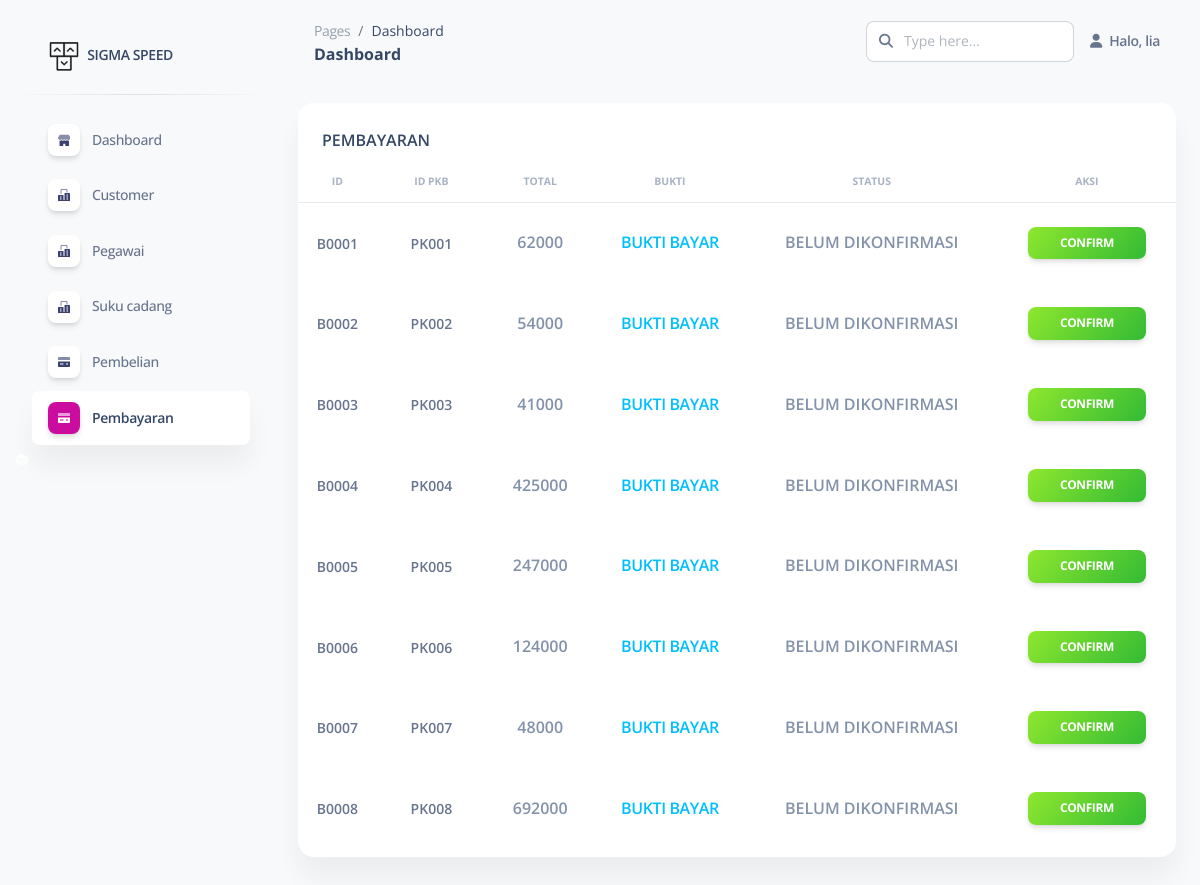
/pages-admin/pembayaran.php (signed in), run on the app's committed database.
### tables this page shows
CREATE TABLE `pembayaran` (
  `id_pembayaran` varchar(5) NOT NULL,
  `id_pkb` varchar(5) NOT NULL,
  `tgl_pembayaran` date NOT NULL,
  `total_harga` int(11) NOT NULL,
  `bukti` text NOT NULL,
  `status` tinyint(1) NOT NULL DEFAULT 0
);

### pages-admin/pembayaran.php (the view, shortened to what this page needs)
<?php
include_once('../config/database.php');
?>
<!DOCTYPE html>
<html lang="en">
<head>
  <link href="../assets/css/nucleo-icons.css" rel="stylesheet" />
  <link href="../assets/css/nucleo-svg.css" rel="stylesheet" />
  <link href="../assets/css/nucleo-svg.css" rel="stylesheet" />
  <link id="pagestyle" href="../assets/css/soft-ui-dashboard.css?v=1.0.3" rel="stylesheet" />
</head>
<body class="g-sidenav-show  bg-gray-100">
<?php
if (isset($_SESSION['user_logged'])) {
?>
  <aside class="sidenav navbar navbar-vertical navbar-expand-xs border-0 border-radius-xl my-3 fixed-start ms-3 " id="sidenav-main">
    <div class="sidenav-header">
      <a class="navbar-brand m-0" href="https://demos.creative-tim.com/soft-ui-dashboard/pages/dashboard.php" target="_blank">
        <img src="../assets/img/logo-ct.png" class="navbar-brand-img h-100" alt="main_logo">
        <span class="ms-1 font-weight-bold">SIGMA SPEED</span>
      </a>
    </div>
    <hr class="horizontal dark mt-0">
    <div class="collapse navbar-collapse  w-auto  max-height-vh-100 h-100" id="sidenav-collapse-main">
      <ul class="navbar-nav">
        <li class="nav-item">
          <a class="nav-link " href="dashboard.php">
            <div class="icon icon-shape icon-sm shadow border-radius-md bg-white text-center me-2 d-flex align-items-center justify-content-center">
            </div>
            <span class="nav-link-text ms-1">Dashboard</span>
          </a>
        </li>
        <li class="nav-item">
          <a class="nav-link " href="pemilik.php">
            <div class="icon icon-shape icon-sm shadow border-radius-md bg-white text-center me-2 d-flex align-items-center justify-content-center">
            </div>
            <span class="nav-link-text ms-1">Customer</span>
          </a>
        </li>
        <li class="nav-item">
          <a class="nav-link" href="pegawai.php">
            <div class="icon icon-shape icon-sm shadow border-radius-md bg-white text-center me-2 d-flex align-items-center justify-content-center">
            </div>
            <span class="nav-link-text ms-1">Pegawai</span>
          </a>
        </li>
        <li class="nav-item">
          <a class="nav-link" href="suku_cadang.php">
            <div class="icon icon-shape icon-sm shadow border-radius-md bg-white text-center me-2 d-flex align-items-center justify-content-center">
            </div>
            <span class="nav-link-text ms-1">Suku cadang</span>
          </a>
        </li>
        <li class="nav-item">
          <a class="nav-link " href="billing.php">
            <div class="icon icon-shape icon-sm shadow border-radius-md bg-white text-center me-2 d-flex align-items-center justify-content-center">
            </div>
            <span class="nav-link-text ms-1">Pembelian</span>
          </a>
        </li>
        <li class="nav-item">
          <a class="nav-link active" href="pembayaran.php">
            <div class="icon icon-shape icon-sm shadow border-radius-md bg-white text-center me-2 d-flex align-items-center justify-content-center">
            </div>
            <span class="nav-link-text ms-1">Pembayaran</span>
          </a>
        </li>
        <li class="nav-item">
            </div>
  </aside>
  <main class="main-content position-relative max-height-vh-100 h-100 mt-1 border-radius-lg ">
    <nav class="navbar navbar-main navbar-expand-lg px-0 mx-4 shadow-none border-radius-xl" id="navbarBlur" navbar-scroll="true">
      <div class="container-fluid py-1 px-3">
        <nav aria-label="breadcrumb">
          <ol class="breadcrumb bg-transparent mb-0 pb-0 pt-1 px-0 me-sm-6 me-5">
            <li class="breadcrumb-item text-sm"><a class="opacity-5 text-dark" href="javascript:;">Pages</a></li>
            <li class="breadcrumb-item text-sm text-dark active" aria-current="page">Dashboard</li>
          </ol>
          <h6 class="font-weight-bolder mb-0">Dashboard</h6>
        </nav>
        <div class="collapse navbar-collapse mt-sm-0 mt-2 me-md-0 me-sm-4" id="navbar">
          <div class="ms-md-auto pe-md-3 d-flex align-items-center">
            <div class="input-group">
              <span class="input-group-text text-body"><i class="fas fa-search" aria-hidden="true"></i></span>
              <input type="text" class="form-control" placeholder="Type here...">
            </div>
          </div>
          <ul class="navbar-nav  justify-content-end">
            <li class="nav-item d-flex align-items-center">
              <a href="javascript:;" class="nav-link text-body font-weight-bold px-0">
                <i class="fa fa-user me-sm-1"></i>
                <span class="d-sm-inline d-none">
                <?php echo "Halo, ".$_SESSION['user_name'];?>
                </span>
              </a>
            </li>
    </nav>
  <?php
  $pembayaran = mysqli_query($mysqli, "SELECT * FROM pembayaran")
  ?>
    <div class="container-fluid py-4">
      <div class="row">
        <div class="col-12">
          <div class="card mb-4">
            <div class="card-header pb-0">
              <h6>PEMBAYARAN</h6>
            </div>
            <div class="card-body px-0 pt-0 pb-2">
              <div class="table-responsive p-0">
                <table class="table align-items-center mb-0">
                  <thead>
                    <tr>
                      <th class="text-center text-uppercase text-secondary text-xxs font-weight-bolder opacity-7">ID</th>
                      <th class="text-center text-uppercase text-secondary text-xxs font-weight-bolder opacity-7">ID PKB</th>
                      <th class="text-center text-uppercase text-secondary text-xxs font-weight-bolder opacity-7">Total</th>
                      <th class="text-center text-uppercase text-secondary text-xxs font-weight-bolder opacity-7">Bukti</th>
                      <th class="text-center text-uppercase text-secondary text-xxs font-weight-bolder opacity-7">Status</th>
                      <th  class="text-center text-uppercase text-secondary text-xxs font-weight-bolder opacity-7">Aksi</th>
                    </tr>
                  </thead>
                 <tbody>
                    <?php
                     foreach ($pembayaran as $data) :
                    ?>
                    <tr>
                      <td class="align-middle text-center text-sm">
                      <span class="text-s font-weight-bold mb-0">
                      <?php echo $data['id_pembayaran'];  ?>
                     </span>
                    </td>
                      <td class="align-middle text-center text-sm">
                        <span class="text-s font-weight-bold mb-0">
                        <?php echo $data['id_pkb'];  ?>
                        </span>
                      </td>
                      <td class="align-middle text-center">
                        <span class="text-secondary text-s font-weight-bold">
                        <?php echo $data['total_harga'];  ?>
                        </span>
                      </td>
                      <td class="align-middle text-center">
                        <span class="text-secondary text-s font-weight-bold">
                       <a href="../assets/img/bukti/<?php echo $data['bukti'];?>" style="color:deepskyblue">BUKTI BAYAR</a>
                        </span>
                      </td>
                      <td class="align-middle text-center">
                        <span class="text-secondary text-s font-weight-bold">
                        <?php if($data['status']==0){
                                echo "BELUM DIKONFIRMASI" ;
                        }else{
                          echo "SUDAH DIKONFIRMASI";
                        }  ?>
                        </span>
                      </td>
                      <?php
                      if($data['status']==0){
                      ?>
                      <td class="align-middle text-center">
                      <a href="konfirmasi.php?id=<?php echo $data['id_pembayaran']; ?>" class="btn btn bg-gradient-success mt-3 btn-sm">CONFIRM</a>
                      </td>
                      <?php
                      }else{
                      ?>
                      <td class="align-middle text-center">
                      <a href="" class="btn btn bg-gradient-secondary mt-3 btn-sm">CONFIRMED</a>
                      </td>
                      <?php
                      }
                      ?>
                    </tr>
                  </tbody>
                  <?php
                       endforeach
                 ?>
                </table>
              </div>
            </div>
          </div>
        </div>
      </div>
</body>
</html>
<?php
} else {
    header('location: sign-in.php');
}
?>

### assets/css/nucleo-svg.css (style rules this page uses)
.icon { display: inline-block; color: #111111; height: 1em; width: 1em; }
.icon-sm { height: 0.8em; width: 0.8em; }
.icon { fill: currentColor; stroke: none; }

### data on the page
pembayaran: id_pembayaran "B0001", id_pkb "PK001", total_harga "62000", status "BELUM DIKONFIRMASI"
pembayaran: id_pembayaran "B0002", id_pkb "PK002", total_harga "54000", status "BELUM DIKONFIRMASI"
pembayaran: id_pembayaran "B0003", id_pkb "PK003", total_harga "41000", status "BELUM DIKONFIRMASI"
pembayaran: id_pembayaran "B0004", id_pkb "PK004", total_harga "425000", status "BELUM DIKONFIRMASI"
pembayaran: id_pembayaran "B0005", id_pkb "PK005", total_harga "247000", status "BELUM DIKONFIRMASI"
pembayaran: id_pembayaran "B0006", id_pkb "PK006", total_harga "124000", status "BELUM DIKONFIRMASI"
pembayaran: id_pembayaran "B0007", id_pkb "PK007", total_harga "48000", status "BELUM DIKONFIRMASI"
pembayaran: id_pembayaran "B0008", id_pkb "PK008", total_harga "692000", status "BELUM DIKONFIRMASI"

### other printed values
$_SESSION['user_name'] "lia"
